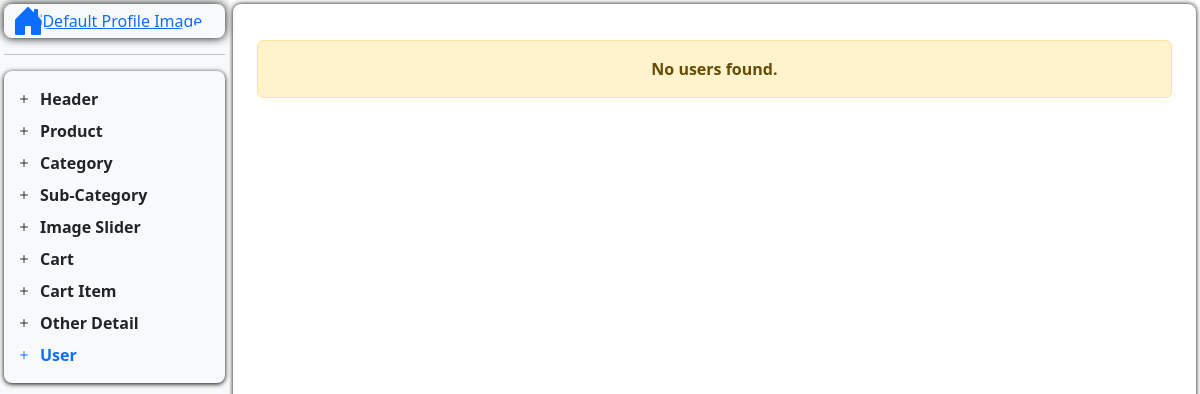
The page /user/ on the database as committed earlier.
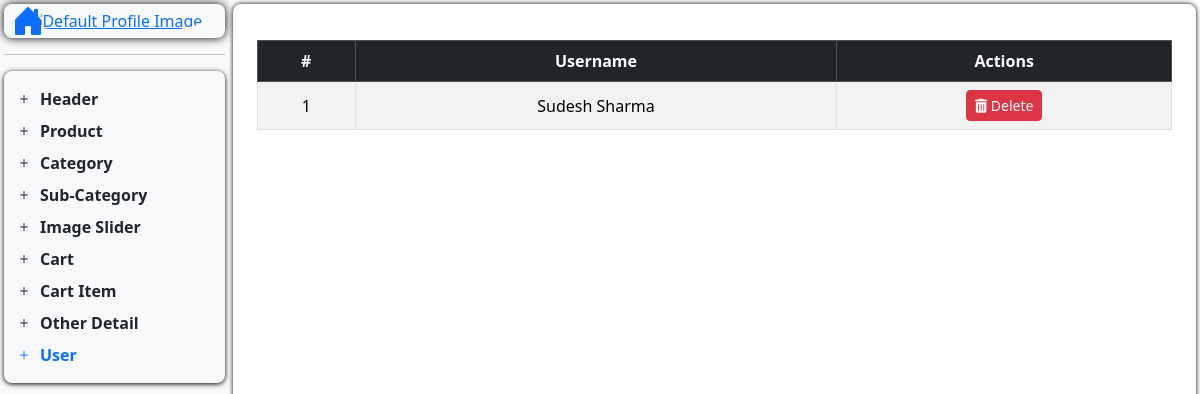
The same page on the database as committed later.
### techspot_app/models.py (models this page shows, shortened)
class UserModel(models.Model):
    username = models.CharField(max_length=600, unique=False, blank=False)
    number = models.PositiveBigIntegerField()
    email = models.EmailField(unique=True)
    password = models.CharField(max_length=200)
    is_active = models.BooleanField(default=True)

### techspot_app/views.py (the view)
# urls.py: path('user/', user, name='user'),
def user(request):
    user = UserModel.objects.all()
    context = {"user": user}
    return render(request, "Dashboard/D_Content/user.html", context)

### techspot_app/templates/Dashboard/D_Content/user.html
{% extends "Dashboard/dashboard.html" %}
{% block user%}
<div class="container mt-4">
  {% if user %}
  <table class="table table-bordered table-striped align-middle text-center">
    <thead class="table-dark">
      <tr>
        <th scope="col">#</th>
        <th scope="col">Username</th>
        <th scope="col">Actions</th>
      </tr>
    </thead>
    <tbody>
      {% for usr in user %}
      <tr>
        <td>{{ forloop.counter }}</td>
        <td>{{ usr.username }}</td>
        <td>
          <a href="{% url 'del_user' usr.id %}" class="btn btn-sm btn-danger">
            <i class="fa fa-trash-alt"></i> Delete
          </a>
        </td>
      </tr>
      {% endfor %}
    </tbody>
  </table>
  {% else %}
  <div class="alert alert-warning text-center">
    <strong>No users found.</strong>
  </div>
  {% endif %}
</div>
{% endblock %}

Rows that differ between the two databases and show on the page:
added UserModel: username "Sudesh Sharma"
Other text that changed with them:
text no longer shown: "No users found."
text now shown: "# Username Actions"
